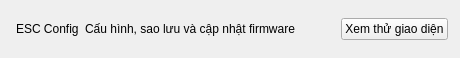
     <widget class="QFrame" name="headerFrame">
      <property name="minimumSize">
       <size>
        <width>0</width>
        <height>58</height>
       </size>
      </property>
      <property name="maximumSize">
       <size>
        <width>16777215</width>
        <height>58</height>
       </size>
      </property>
      <layout class="QHBoxLayout" name="titleLayout">
       <property name="leftMargin">
        <number>16</number>
       </property>
       <property name="rightMargin">
        <number>12</number>
       </property>
       <item>
        <widget class="QLabel" name="titleLabel">
         <property name="text">
          <string>ESC Config</string>
         </property>
        </widget>
       </item>
       <item>
        <widget class="QLabel" name="subtitleLabel">
         <property name="text">
          <string>Cấu hình, sao lưu và cập nhật firmware</string>
         </property>
        </widget>
       </item>
       <item>
        <spacer name="titleSpacer">
         <property name="orientation">
          <enum>Qt::Horizontal</enum>
         </property>
         <property name="sizeHint" stdset="0">
          <size>
           <width>40</width>
           <height>20</height>
          </size>
         </property>
        </spacer>
       </item>
       <item>
        <widget class="QPushButton" name="demoButton">
         <property name="toolTip">
          <string>Dùng dữ liệu mẫu, không mở cổng COM.</string>
         </property>
         <property name="text">
          <string>Xem thử giao diện</string>
         </property>
        </widget>
       </item>
      </layout>
     </widget>
